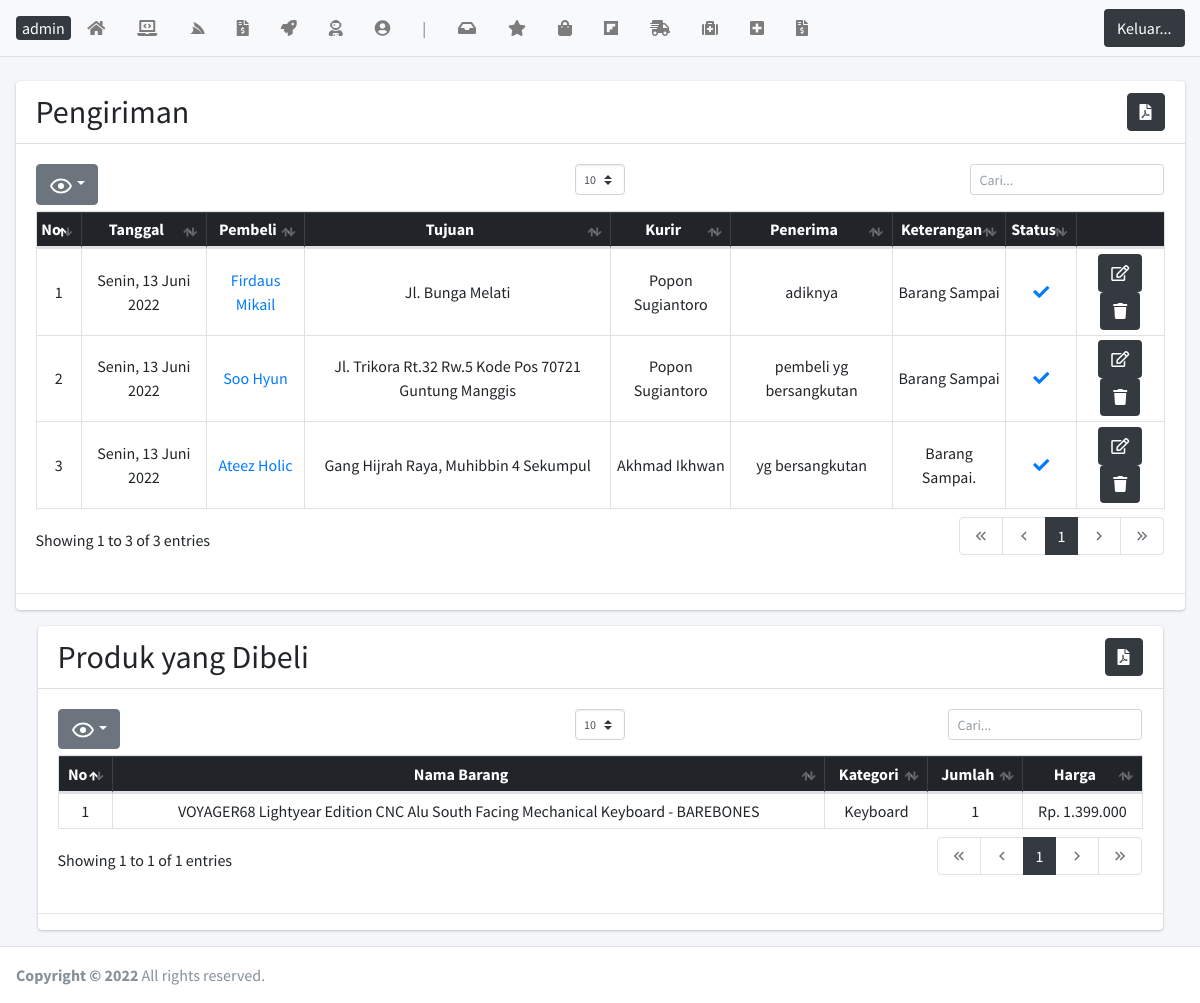
Before: /laman/kirim.php?idbeli=45 with the older database file.
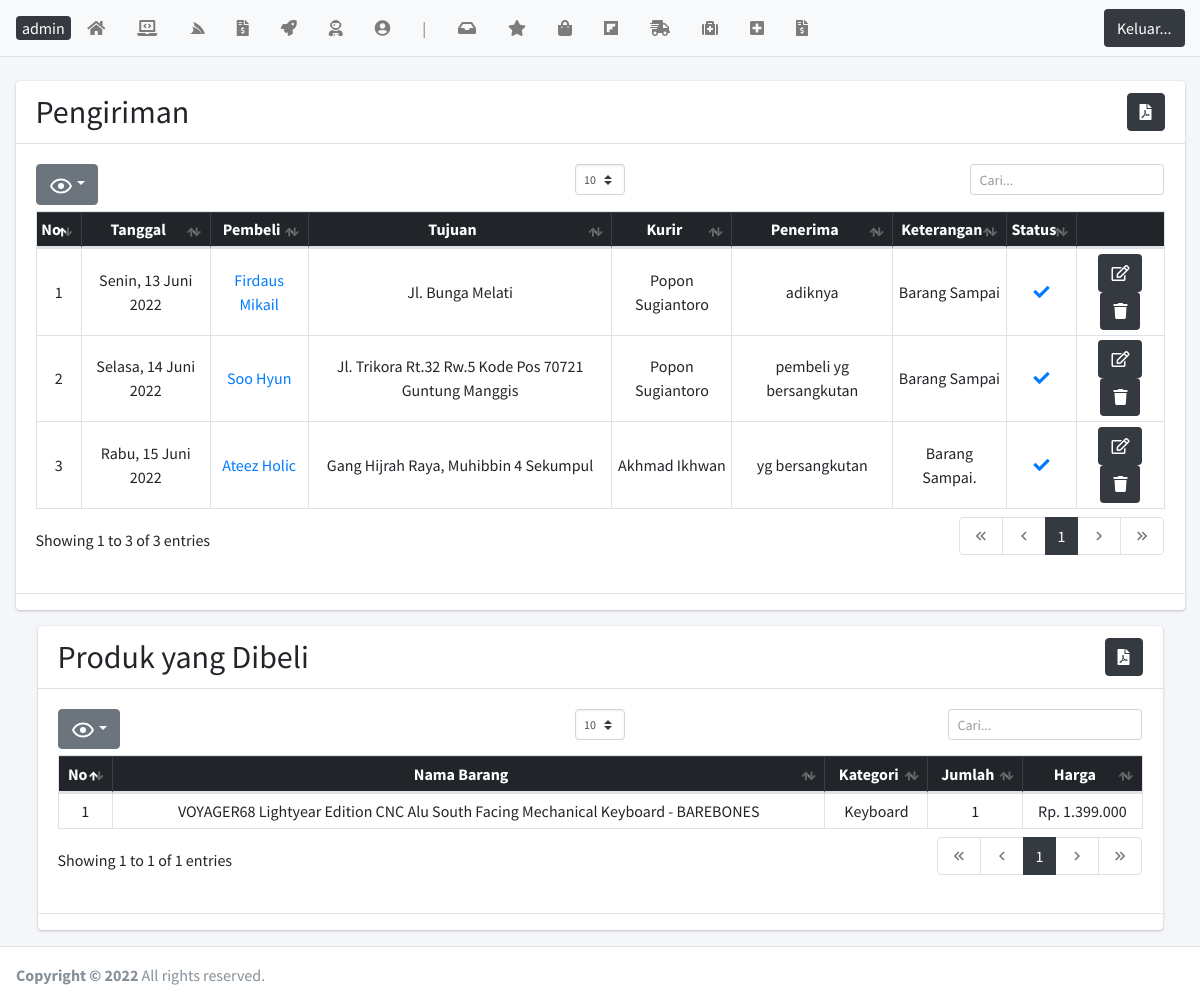
After: the same page with the newer database file.
### tables this page shows
CREATE TABLE `kirim` (
  `idkirim` int(5) NOT NULL,
  `idbeli` int(5) NOT NULL,
  `idkurir` int(3) NOT NULL,
  `penerima` varchar(50) NOT NULL,
  `foto` text NOT NULL,
  `ket` text NOT NULL,
  `statuskirim` varchar(20) NOT NULL
);

CREATE TABLE `beli` (
  `idbeli` int(5) NOT NULL,
  `id` int(5) NOT NULL,
  `idongkir` int(5) NOT NULL,
  `tglbeli` date NOT NULL,
  `total` int(11) NOT NULL,
  `bukti` text NOT NULL,
  `status` varchar(30) NOT NULL,
  `namakota` varchar(80) NOT NULL,
  `tarifnya` float NOT NULL,
  `alamat` text NOT NULL
);

CREATE TABLE `user` (
  `id` int(5) NOT NULL,
  `nama` varchar(100) NOT NULL,
  `username` varchar(80) NOT NULL,
  `password` varchar(80) NOT NULL,
  `alamat` text NOT NULL,
  `telp` varchar(15) NOT NULL,
  `email` varchar(100) NOT NULL,
  `jk` enum('0','1') NOT NULL,
  `level` varchar(20) NOT NULL
);

CREATE TABLE `kurir` (
  `idkurir` int(3) NOT NULL,
  `username` varchar(10) NOT NULL,
  `password` varchar(10) NOT NULL,
  `namakurir` varchar(80) NOT NULL,
  `kontakkurir` varchar(50) NOT NULL,
  `alamatkurir` text NOT NULL,
  `jkkurir` enum('0','1') NOT NULL,
  `layanan` varchar(20) NOT NULL
);

### tgl_indo.php (called while the page is built, shortened)
<?php
    function haribulantahun($tanggalnya, $cetak_hari = false){
        $hari = array(
            1 => 'Senin','Selasa','Rabu','Kamis','Jumat','Sabtu','Minggu'
        );
        $bulan = array(
            1 => 'Januari','Februari','Maret','April','Mei','Juni','Juli','Agustus','September','Oktober','November','Desember'
        );
        $split = explode('-', $tanggalnya);
        $tglkutang = $split[2]. ' '. $bulan[ (int)$split[1] ] . ' '. $split[0];
        if($cetak_hari){
            $num = date('N', strtotime($tanggalnya));
            return $hari[$num] . ', ' . $tglkutang;
        }
        return $tglkutang;
    }
?>

### laman/kirim.php (the view, shortened to what the changed rows need)
<?php require('headernya.php'); error_reporting(0);
  $idbeli = $_GET['idbeli'];
  $beliproduk = mysqli_query($kon, "SELECT * FROM beliproduk INNER JOIN tanam ON beliproduk.idtanam = tanam.idtanam WHERE idbeli = '$idbeli' ORDER BY namatanam ASC");
?>
  <div class="content-wrapper">
    <br>
    <section class="content">
      <div class="container-fluid">
        <div class="row">
          <div class="col-12">
            <div class="card">
              <div class="card-header">
                <h2 style="display:inline;">Pengiriman</h2>
              </div>
              <div class="card-body">
                <table id="dataTables" class="table table-bordered table-sm">
                  <thead class="table-dark">
                    <tr class="text-center">
                        <th>No</th>
                        <th>Tanggal</th>
                        <th>Pembeli</th>
                        <th>Tujuan</th>
                        <th>Kurir</th>
                        <th>Penerima</th>
                        <th>Keterangan</th>
                        <th>Status</th>
                        <th class="hide"></th>
                    </tr>
                  </thead>
                  <tbody>
                    <?php
                      $no = 1;
                      $query = mysqli_query($kon, "SELECT * FROM kirim INNER JOIN beli ON kirim.idbeli = beli.idbeli INNER JOIN kurir ON kirim.idkurir = kurir.idkurir INNER JOIN user ON beli.id = user.id");
                      while($data = mysqli_fetch_array($query)){
                        ?>
                          <tr class="text-center">
                          <td><?= $no++ ?></td>
                          <td><?= haribulantahun($data['tglbeli'],true)?></td>
                          <td>
                            <a href="kirim.php?idbeli=<?= $data['idbeli'] ?>"><?= $data['nama'] ?></a>
                          </td>
                          <td><?= $data['alamat'] ?></td>
                          <td><?= $data['namakurir'] ?></td>
                          <td><?= $data['penerima'] ?></td>
                          <td><?= $data['ket'] ?></td>
                          <td><?php
                            if($data['statuskirim'] == 'Selesai' AND $data['foto']!=''){
                              ?> <a target="_blank" href="../img/<?= $data[foto] ?>"><i class='fas fa-check'></i></a><?php
                            }else if($data['statuskirim'] == 'Ditolak'){
                              echo "<i class='fas fa-times'></i>";
                            }else if($data['statuskirim'] == 'Menunggu'){
                              echo "<i class='fas fa-clock'></i>";
                            }  ?></td>
                          <td>
                            <button class="btn bg-dark" type="button"><a href="kirim_edit.php?idkirim=<?= $data['idkirim'] ?>" class="text-white"><i class="far fa-edit"></i></a></button>
                            <button class="btn bg-dark" onclick="yakin = confirm('Apakah Kamu yakin ingin Menghapus?'); if(yakin){ window.location = 'hapus.php?idkirim=<?= $data['idkirim'] ?>';
                              }" type="button"><i class="fas fa-trash"></i></button>
                          </td>
                        <?php
                      }
                    ?>
                  </tbody>
                </table>
              </div>
            </div>
          </div>
        </div>
      </div>
    </section>
    <?php
    if(mysqli_num_rows($beliproduk)> 0){ ?>
    <section class="content">
      <div class="container">
        <div class="row">
          <div class="col-12">
            <div class="card">
              <div class="card-header">
                <h2 style="display:inline;">Produk yang Dibeli</h2>
              </div>
              <div class="card-body">
                <table id="dataTables1" class="table table-bordered table-sm">
                  <thead class="table-dark">
                    <tr class="text-center">
                        <th>No</th>
                        <th>Nama Barang</th>
                        <th>Kategori</th>
                        <th>Jumlah</th>
                        <th>Harga</th>
                    </tr>
                  </thead>
                </table>
              </div>
            </div>
          </div>
        </div>
      </div>
    </section>
    <?php }?>
  </div>
<?php require('footernya.php') ?>

Changed rows visible on the page:
changed through a linked row, kirim "pembeli yg bersangkutan": idbeli.tglbeli "Senin, 13 Juni 2022" → "Selasa, 14 Juni 2022"
changed through a linked row, kirim "yg bersangkutan": idbeli.tglbeli "Senin, 13 Juni 2022" → "Rabu, 15 Juni 2022"
